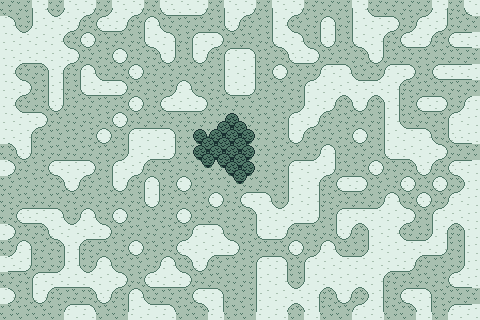

Below is a game level as drawn by its tile map, then a one-line description and the .tmx file that defines it, in full:
An orthogonal 30x20 tile map with 16x16 px tiles, 2 tile layers (prototype, terrain).

<map version="1.10" tiledversion="1.11.0" orientation="orthogonal" renderorder="right-down" width="30" height="20" tilewidth="16" tileheight="16" infinite="0" nextlayerid="5" nextobjectid="1">
 <editorsettings>
  <export target="rules_test_emb.tmx" format="tmx" />
 </editorsettings>
 <tileset firstgid="1" source="tiles.tsx" />
 <layer id="3" name="prototype" width="30" height="20">
  <data encoding="csv">
7,7,13,7,13,13,7,13,13,7,13,13,13,7,13,13,7,13,13,7,7,7,13,7,7,7,7,13,7,13,
13,7,13,13,13,7,13,13,7,13,7,7,7,7,13,7,7,13,7,7,13,7,13,13,13,7,13,13,7,7,
13,13,13,13,7,13,7,7,7,13,13,7,13,13,7,7,7,13,13,7,13,7,13,13,7,13,13,7,13,13,
13,13,13,13,13,7,7,13,7,7,13,7,13,7,13,13,7,7,13,13,7,7,7,13,7,7,7,7,7,7,
13,7,7,13,7,13,7,7,13,7,7,7,7,7,13,13,7,13,7,7,13,13,7,7,13,13,7,13,13,13,
13,13,7,13,7,13,13,13,7,7,7,13,7,7,13,13,7,7,7,13,13,13,13,13,13,7,7,7,7,7,
13,7,7,13,7,7,7,7,13,7,13,13,13,7,7,7,7,7,7,13,13,7,13,7,13,7,13,13,7,13,
13,13,13,7,7,7,7,13,7,7,7,7,7,7,23,7,7,7,13,13,7,7,7,7,13,7,7,7,13,13,
13,13,7,7,7,7,13,7,13,13,13,7,23,23,23,23,7,7,13,7,7,7,13,7,13,13,13,7,13,13,
7,13,7,7,7,7,7,7,13,13,13,7,23,23,23,23,7,7,7,7,13,7,7,7,13,13,13,13,7,7,
13,7,7,13,13,13,7,13,13,7,7,7,7,7,23,23,7,7,13,13,13,7,7,13,7,7,13,7,13,13,
7,7,7,7,13,7,7,13,7,13,7,13,7,7,7,7,7,7,13,13,7,13,13,7,7,13,7,13,7,13,
7,7,7,7,7,7,7,7,7,13,7,7,7,13,7,13,13,7,13,13,7,7,7,7,13,7,13,7,13,13,
7,13,13,13,7,13,7,13,7,7,7,13,7,7,7,7,13,13,13,13,7,13,13,13,13,13,7,13,13,13,
13,7,7,13,13,13,13,7,7,7,7,7,13,13,7,7,13,13,7,7,7,13,7,13,13,7,7,13,7,13,
7,13,7,7,13,7,7,7,13,7,7,13,13,13,13,7,7,7,13,7,13,7,7,13,13,13,13,13,7,13,
13,13,7,7,13,7,13,7,7,7,13,7,13,7,7,7,13,13,7,13,13,13,13,13,13,13,7,7,7,13,
7,7,13,13,13,13,13,13,7,13,13,13,7,7,7,7,13,13,7,13,13,13,13,13,7,7,7,7,13,13,
13,7,13,7,7,7,13,7,13,7,7,7,13,13,7,7,13,13,13,13,7,13,7,13,7,13,13,7,7,7,
7,7,7,7,13,13,7,7,13,13,13,7,7,13,7,7,13,13,7,13,7,7,13,13,7,7,13,7,13,13
</data>
 </layer>
 <layer id="4" name="terrain" width="30" height="20" offsetx="8" offsety="8">
  <data encoding="csv">
11,12,9,16,14,15,16,14,15,5,4,4,6,12,14,6,12,14,6,8,11,12,9,10,11,8,16,2,3,0,
9,16,13,14,15,5,4,6,12,9,11,8,10,5,6,7,12,9,11,12,2,12,13,14,15,16,14,15,10,0,
13,13,13,9,5,6,8,11,3,1,2,12,14,15,10,11,3,1,9,5,6,3,1,2,3,4,6,3,4,0,
14,4,1,14,15,11,3,15,11,3,6,3,6,12,13,2,8,5,4,15,10,11,3,15,10,11,8,10,10,0,
9,11,12,2,12,9,10,5,6,7,8,11,7,12,13,2,3,6,8,16,13,9,10,16,14,6,3,4,4,0,
14,6,12,2,3,4,4,15,11,8,16,9,11,3,4,6,7,7,12,13,14,1,14,1,2,8,10,11,8,0,
9,10,5,6,7,7,8,5,6,3,4,4,6,30,17,7,7,8,16,14,6,3,6,12,2,3,4,15,16,0,
13,14,6,7,7,8,5,15,10,10,11,30,20,22,19,17,7,12,14,6,7,8,11,12,9,10,11,12,13,0,
1,2,7,7,7,3,6,12,13,13,2,18,23,23,23,28,7,3,6,8,11,3,6,12,13,13,9,5,4,0,
5,6,8,10,10,11,8,16,14,4,6,25,26,27,23,28,7,8,10,16,2,7,8,5,4,1,14,15,10,0,
6,7,3,1,14,6,12,14,15,11,8,11,7,25,26,32,7,12,13,14,15,10,5,6,8,5,15,5,1,0,
7,7,7,3,6,7,3,6,12,2,3,6,8,11,8,10,11,12,13,2,3,4,6,8,5,15,5,15,16,0,
8,10,10,11,8,11,8,11,3,6,8,11,3,6,3,1,9,16,13,2,8,10,10,16,9,5,15,16,13,0,
5,4,1,9,16,9,5,6,7,7,3,15,10,11,7,12,13,14,4,6,12,14,1,13,14,6,12,14,1,0,
15,11,3,1,14,4,6,8,11,7,8,16,13,9,11,3,4,15,11,8,5,6,12,13,9,10,16,2,12,0,
16,2,7,12,2,8,11,3,6,8,5,1,14,4,6,8,10,5,15,16,9,10,16,13,13,14,4,6,12,0,
4,15,10,16,9,16,9,11,8,16,9,5,6,7,7,12,13,2,12,13,13,13,13,14,4,6,7,8,16,0,
11,12,14,4,4,1,14,15,5,4,4,15,10,11,7,12,13,9,16,14,1,14,1,2,8,10,11,3,4,0,
6,3,6,8,10,5,6,12,9,10,11,3,1,2,7,12,13,14,1,2,3,15,16,2,3,1,2,8,10,0,
0,0,0,0,0,0,0,0,0,0,0,0,0,0,0,0,0,0,0,0,0,0,0,0,0,0,0,0,0,0
</data>
 </layer>
</map>
